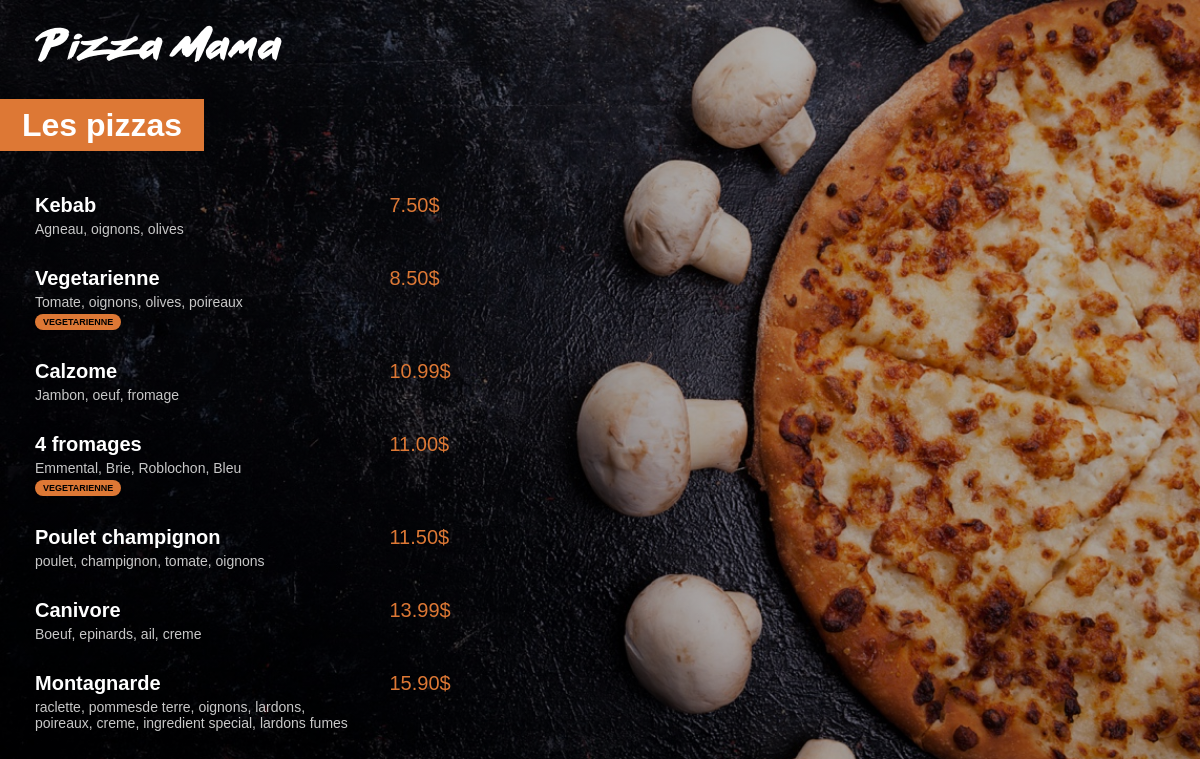
The app's page /menu/ with its own data.
### menu/models.py (models this page shows, shortened)
class Pizzas(models.Model):
    nom = models.CharField(max_length=200)
    ingredients = models.CharField(max_length=400)
    prix = models.FloatField(default=0)
    vegetarienne = models.BooleanField(default=False)

### menu/views.py (the view)
# urls.py: path('', views.index, name="index"),
def index(request):
    pizzas = Pizzas.objects.all().order_by('prix')
    return render(request, 'menu/index.html', {'pizzas' : pizzas})

### menu/templates/menu/index.html (shortened to what this page needs)
{% load static %}
<html lang="en">
<head>
    <link rel="stylesheet" href="{% static 'menu/style.css' %}">
</head>
<body>
    <a href="{% url 'main:index' %}">
        <img id="small_logo" src="{% static 'menu/images/small_logo.png' %}">
    </a>
    <div class="menu_title">
        <h1>Les pizzas</h1>
    </div>
    <div class="menu_list">
        {% for pizza in pizzas %}
        <div class="menu_list_item">
            <span class="menu_list_title"> {{pizza.nom}}</span>
            <span class="menu_list_prix"> {{pizza.prix | floatformat:2}}$</span>
            <span class="menu_list_ingredients"> {{pizza.ingredients}}</span>
            {% if pizza.vegetarienne %}
                <span class="menu_list_badge">VEGETARIENNE</span>
            {% endif %}
        </div>
        {% endfor %}
    </div>
</body>
</html>

### menu/static/menu/style.css (style rules this page uses)
* { margin: 0; padding: 0; color: white; font-family: 'Arial'; }
body { background: linear-gradient(0deg, rgba(0, 0, 0, 0.3), rgba(0, 0, 0, 0.3)), url("images/menu_background.jpg") no-repeat center center fixed; -webkit-background-size: cover; -moz-background-size: cover; -o-background-size: cover; background-size: cover; }
#small_logo { margin: 25px 0 0 35px; }
h1 { background-color: #DD7835; display: inline; padding: 8px 22px; }
.menu_title { margin-top: 45px; margin-bottom: 50px; }
.menu_list { margin-left: 35px; }
.menu_list_item { margin: 30px 0; }
.menu_list_title { font-weight: bold; font-size: 20px; display: inline-block; width: 350px; }
.menu_list_prix { font-size: 20px; color: #DD7835; display: inline-block; width: 100px margin-left: 8px text-align: right; }
.menu_list_ingredients { font-size: 14px; color: #C8C8C8; margin-top: 4px; display: block; width: 320px; }
.menu_list_badge { background-color: #DD7835; color: black; font-size: 9px; padding: 3px 8px; margin-top: 4px; display: inline-block; border-radius: 8px; font-weight:bold; }

### records on screen
Pizzas: nom "Kebab", prix "7.50", ingredients "Agneau, oignons, olives"
Pizzas: nom "Vegetarienne", prix "8.50", ingredients "Tomate, oignons, olives, poireaux", vegetarienne "VEGETARIENNE"
Pizzas: nom "Calzome", prix "10.99", ingredients "Jambon, oeuf, fromage"
Pizzas: nom "4 fromages", prix "11.00", ingredients "Emmental, Brie, Roblochon, Bleu", vegetarienne "VEGETARIENNE"
Pizzas: nom "Poulet champignon", prix "11.50", ingredients "poulet, champignon, tomate, oignons"
Pizzas: nom "Canivore", prix "13.99", ingredients "Boeuf, epinards, ail, creme"
Pizzas: nom "Montagnarde", prix "15.90", ingredients "raclette, pommesde terre, oignons, lardons, poireaux, creme, ingredient special, lardons fumes"
